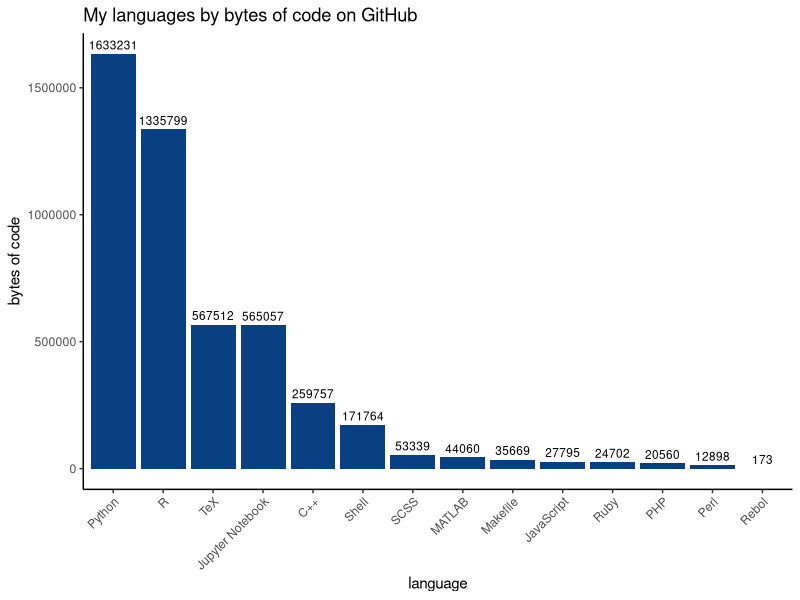
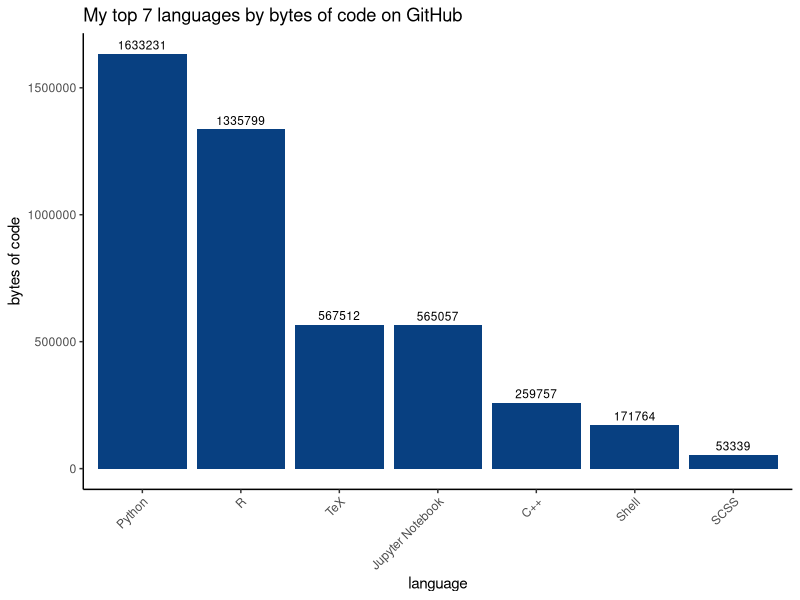
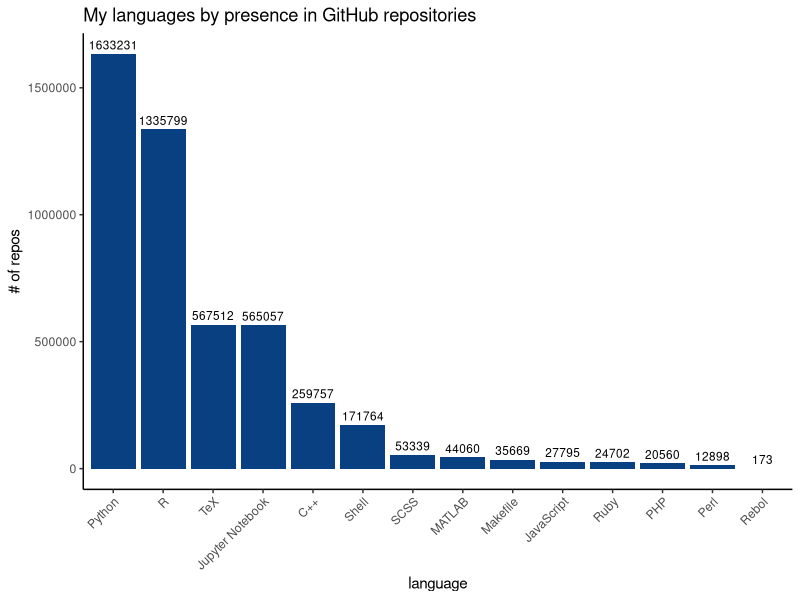

Recreate these plots in R, in order.

library(here)
library(RColorBrewer)
library(tidyverse)
theme_set(theme_classic())
update_geom_defaults("bar", list(fill = RColorBrewer::brewer.pal(n=9,name="GnBu")[9]))
theme_update(axis.text.x = element_text(angle = 45, hjust = 1))

sum_lang_bytes <- function(data, y_str) {
    return(data %>%
               group_by(language) %>%
               summarize(total_bytes=sum(language_repo_bytes))
    )
}

plot_bar <- function(data, x_str, y_str, xlab_str, ylab_str, title_str, filename) {
    plot <- data %>%
        ggplot2::ggplot(aes(x=language, y=total_bytes, label=total_bytes)) +
        geom_bar(stat="identity")+#, fill="#0868AC") +
        geom_text(aes(label=total_bytes), vjust=-0.5, size=3) +
        xlab(xlab_str) +
        ylab(ylab_str) +
        ggtitle(title_str)
    aspect_ratio <- 4/3
    height <- 5
    width <- height * aspect_ratio
    ggsave(here::here("figures", filename), height=height, width=width, units="in")
    return(plot)
}

data <- readr::read_csv(here::here("data", "repo_languages.csv")) %>%
    filter(!(language %in% c("HTML", "CSS")))

plot_all_bytes <- plot_bar(sum_lang_bytes(data) %>% 
                               mutate(language=reorder(language, -total_bytes)), 
                           "language", "total_bytes", "language", "bytes of code", 
                           "My languages by bytes of code on GitHub", "language_all_bytes.svg")

plot_bytes_7 <- plot_bar(sum_lang_bytes(data) %>% 
                             mutate(language=reorder(language, -total_bytes)) %>% 
                             top_n(7, total_bytes), 
                         "language", "total_bytes","language", "bytes of code", 
                         "My top 7 languages by bytes of code on GitHub", "language_all_bytes_n7.svg")

plot_all_repos <- plot_bar(sum_lang_bytes(data) %>% 
                               mutate(language=reorder(language, -total_bytes)),
                           "language", "repo_count","language", "# of repos", 
                           "My languages by presence in GitHub repositories", "language_all_repos.svg")
